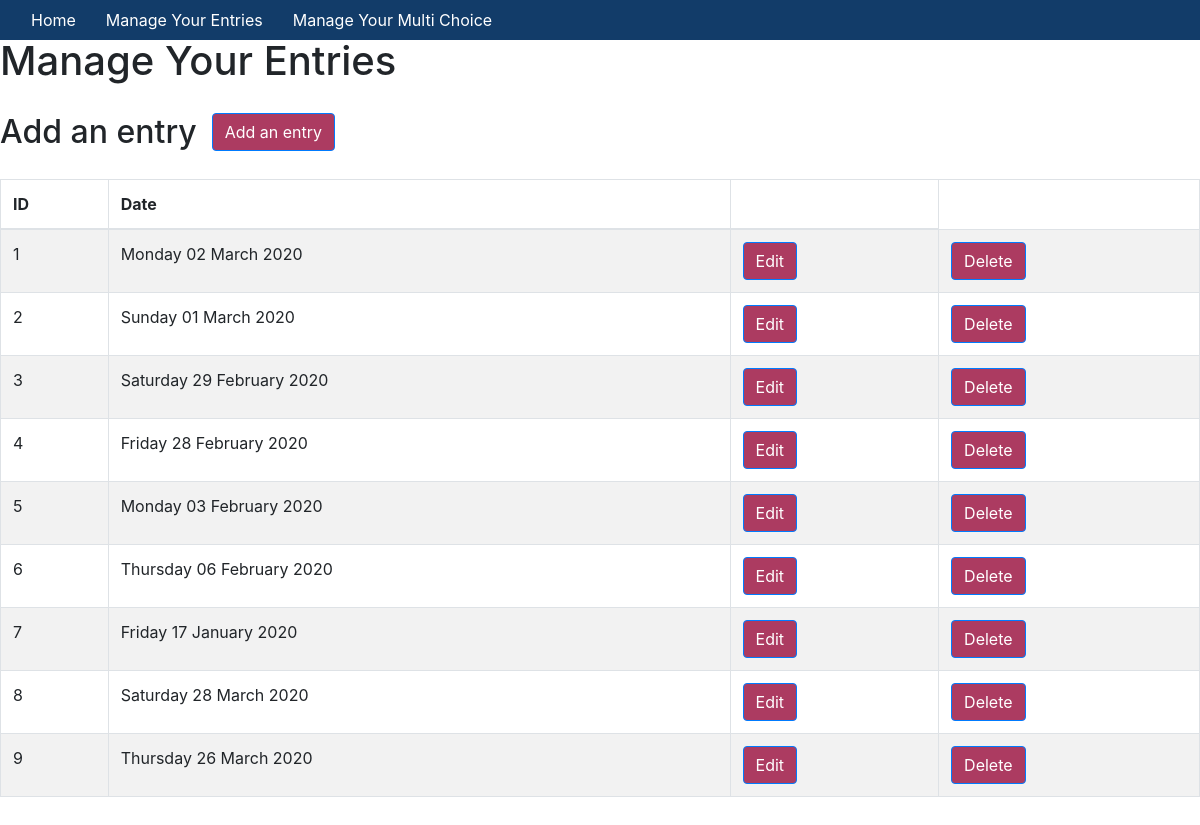
The page /manage on the database as committed earlier.
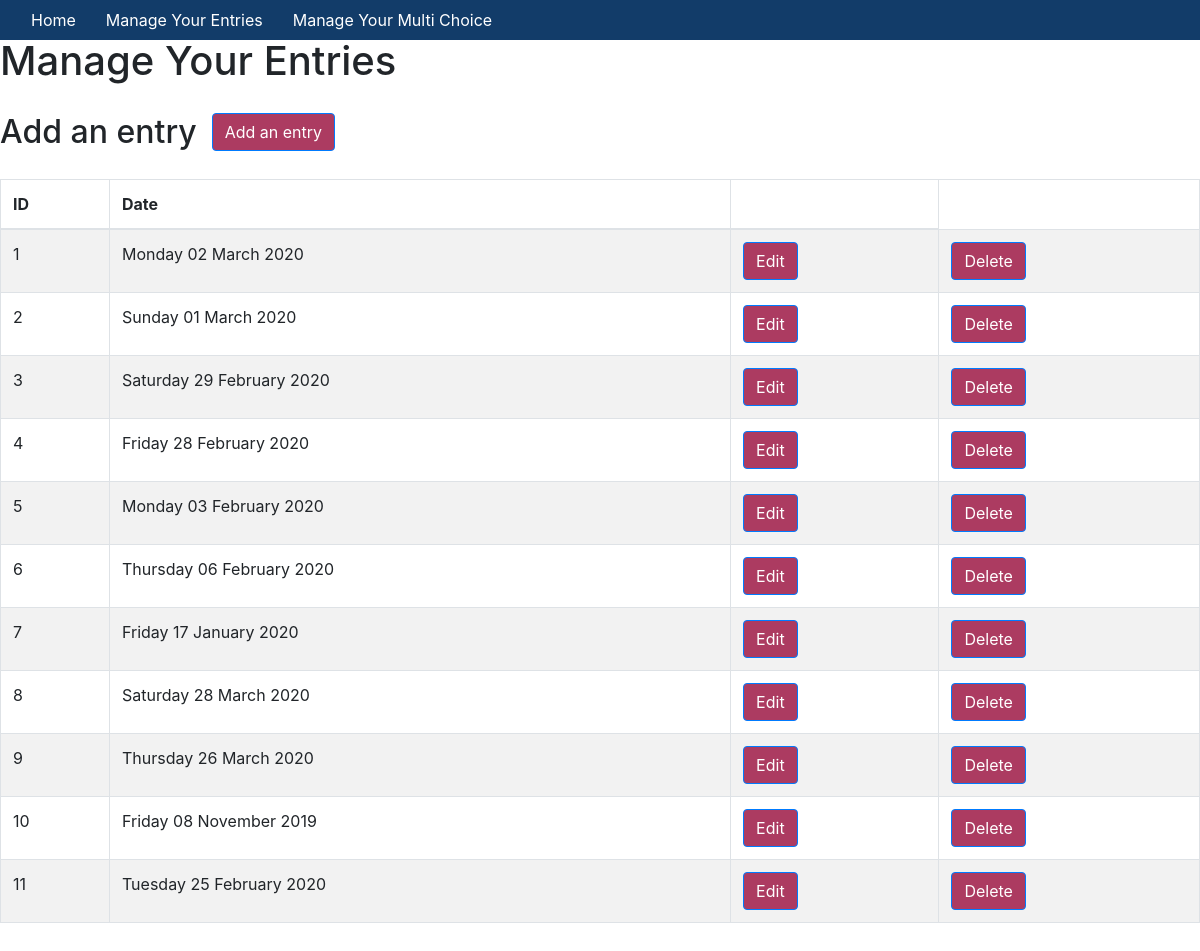
The same page on the database as committed later.
### app/models.py (models this page shows, shortened)
class JournalEntry(db.Model):
    id = db.Column(db.Integer, primary_key=True)
    date = db.Column(db.Date, default=datetime.datetime.now(), unique=True, index=True)
    steps = db.Column(db.Integer)
    description = db.Column(db.Text())
    yoga = db.Column(db.Boolean, default=False)
    running = db.Column(db.Boolean, default=False)
    strength_training = db.Column(db.Boolean, default=False)
    tai_chi = db.Column(db.Boolean, default=False)
    user_id = db.Column(db.Integer, db.ForeignKey('user.id'))
    def show_pretty_date(self):
        entry_date = self.date.strftime("%A %d %B %Y")
        return entry_date

### app/routes.py (the view)
@app.route('/manage')
def manage_entries():
    entries = JournalEntry.query.all()
    return render_template('manage.html', title="Manage Your Entries", entries=entries)

### app/templates/manage.html (shortened to what this page needs)
{% extends "base.html" %} {% block content %}
<div class='container-fluid'>
    <div class="row">
        <h1>{{title}}</h1>
    </div>
    <div class="row">
        <h2>Add an entry</h2>
        <div class="col-sm-3 add-form">
            <button type="button" class="btn btn-primary" data-toggle="modal" data-target="#myAddModal">Add an entry
            </button>
            </div>
        </div>
    </div>
    <div class="row">
        <table class="table table-striped table-bordered">
            <thead>
                <th>ID</th>
                <th>Date</th>
                <th></th>
            </thead>
            <tbody>
                {% for entry in entries%}
                <tr>
                    <td>{{entry.id}}</td>
                    <td>{{entry.show_pretty_date()}}</td>
                    <td>
                        <button type="button" class="btn btn-primary" data-toggle="modal" data-target="#myEditModal{{entry.id}}">Edit
                    </button>
                        </div>
                    </td>
                    <td>
                        <button type="button" class="btn btn-primary" data-toggle="modal" data-target="#myDeleteModal{{entry.id}}">Delete
    </button>
                    </td>
                </tr>
                {% endfor %}
{% endblock %}å

### app/templates/base.html (shortened to what this page needs)
<!DOCTYPE html>
<html lang="en">
<head>
    <link rel="stylesheet" href="../static/css/styles.css">
    <link rel="stylesheet" href="https://stackpath.bootstrapcdn.com/bootstrap/4.4.1/css/bootstrap.min.css">
    <link href="https://gitcdn.github.io/bootstrap-toggle/2.2.2/css/bootstrap-toggle.min.css" rel="stylesheet">
</head>
<body>
    <div class="header">
        <nav class="navbar fixed-top navbar-expand-sm">
            <div class="collapse navbar-collapse" id="navbarMenu">
                <ul class="navbar-nav">
                    <li><a href="/">Home</a></li>
                    <li><a href="/manage">Manage Your Entries</a></li>
                    <li><a href="/multi">Manage Your Multi Choice</a></li>
                </ul>
            </div>
        </nav>
    </div>
    <hr> {% block content %}{% endblock %}
</body>
</html>

### app/static/css/styles.css (style rules this page uses)
.row { margin: 20px; }
nav { background-color: #123C69; }
nav a { color: white; padding: 15px }
.navbar-nav { list-style-type: none; }
button { margin: 10px; background-color: #AC3B61 }
.btn.btn-primary { background-color: #AC3B61 }

Rows that differ between the two databases and show on the page:
added JournalEntry: id "10", show_pretty_date "Friday 08 November 2019"
added JournalEntry: id "11", show_pretty_date "Tuesday 25 February 2020"
